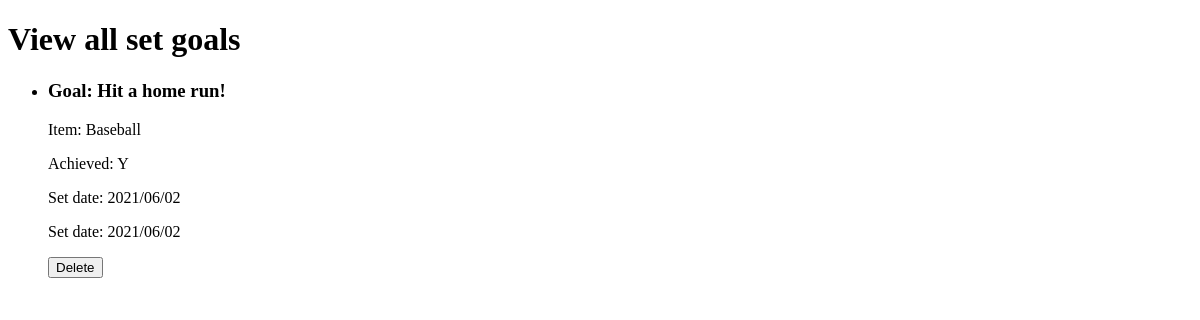
Page /goals/listAll on the earlier database version.
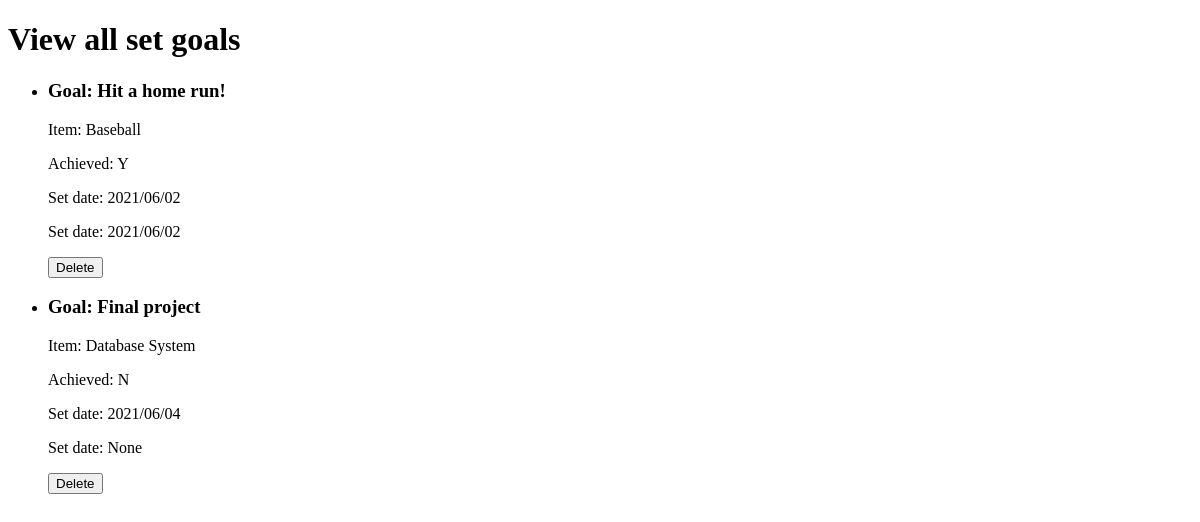
Same page on the later database version.
### MainApp/models.py (models this page shows, shortened)
class Goals(db.Model):
    __tablename__ = 'Goals'
    GoalNumber = db.Column(db.CHAR(6), primary_key=True)
    ItemNumber = db.Column(db.CHAR(6), db.ForeignKey('Items.ItemNumber', ondelete='CASCADE'), nullable=False)
    Goal = db.Column(db.VARCHAR(100), nullable=False)
    Achieved = db.Column(db.CHAR(1), nullable=False)
    SetDate = db.Column(db.CHAR(10))
    AchieveDate = db.Column(db.CHAR(10))
    '''
    __table_args__ = (
        db.ForeignKeyConstraint(['ItemNumber'], ['Items.ItemNumber']),
    )
    '''
    goal_referenced_by_record = db.relationship('Records', lazy=True, foreign_keys='Records.GoalNumber')

class Items(db.Model):
    __tablename__ = 'Items'
    Category = db.Column(db.VARCHAR(20), nullable=False)
    ItemNumber = db.Column(db.CHAR(6), primary_key=True)
    Name = db.Column(db.VARCHAR(50), nullable=False)
    item_referenced_by_record = db.relationship('Records', lazy=True, cascade='delete')
    item_referenced_by_goal = db.relationship('Goals', lazy=True, cascade='delete')

### main.py (the view)
@app.route('/goals/listAll')
def goals_listAll():
    return goals_views.listGoals()

### MainApp/Goals/views.py (called while the page is built)
def listGoals():
    numberOfGoals = db.session.execute('SELECT COUNT(*) AS Number '+
                                       'FROM Goals').fetchall()[0].Number
    if numberOfGoals > 0:
        allGoals = db.session.execute('SELECT Items.Name, Goals.Goal, Goals.GoalNumber, Goals.Achieved, Goals.SetDate, Goals.AchieveDate '+
                                      'FROM Goals, Items '+
                                      'WHERE Goals.ItemNumber = Items.ItemNumber')
        return render_template('goals/goal_listAll.html', goals=allGoals)
    else:
        return '<h2>There isn\'t any set goal</h2>'

### MainApp/templates/goals/goal_listAll.html (shortened to what this page needs)
<!doctype html>
<html>
    <body>
        <div class="goalContainer">
            <h1 class="goalContainer">View all set goals</h1>
            <ul class="setGoals">
                {% for g in goals %}
                <li class="goals">
                    <h3 class="goal" id="goal">Goal: {{g.Goal}}</h3>
                    <p class="goal" id="item">Item: {{g.Name}}</p>
                    <p class="goal" id="achieved">Achieved: {{g.Achieved}}</p>
                    <p class="goal" id="setDate">Set date: {{g.SetDate}}</p>
                    <p class="goal" id="achieveDate">Set date: {{g.AchieveDate}}</p>
                    <button type="deleteRequest" onclick="deleteWarn('{{g.GoalNumber}}')">Delete</button>
                </li>
                {% endfor %}
            </ul>
        </div>
    </body>
</html>

Differences in the rows shown:
added Goals: Goal "Final project", Name "Database System", Achieved "N", SetDate "2021/06/04", AchieveDate "None"
